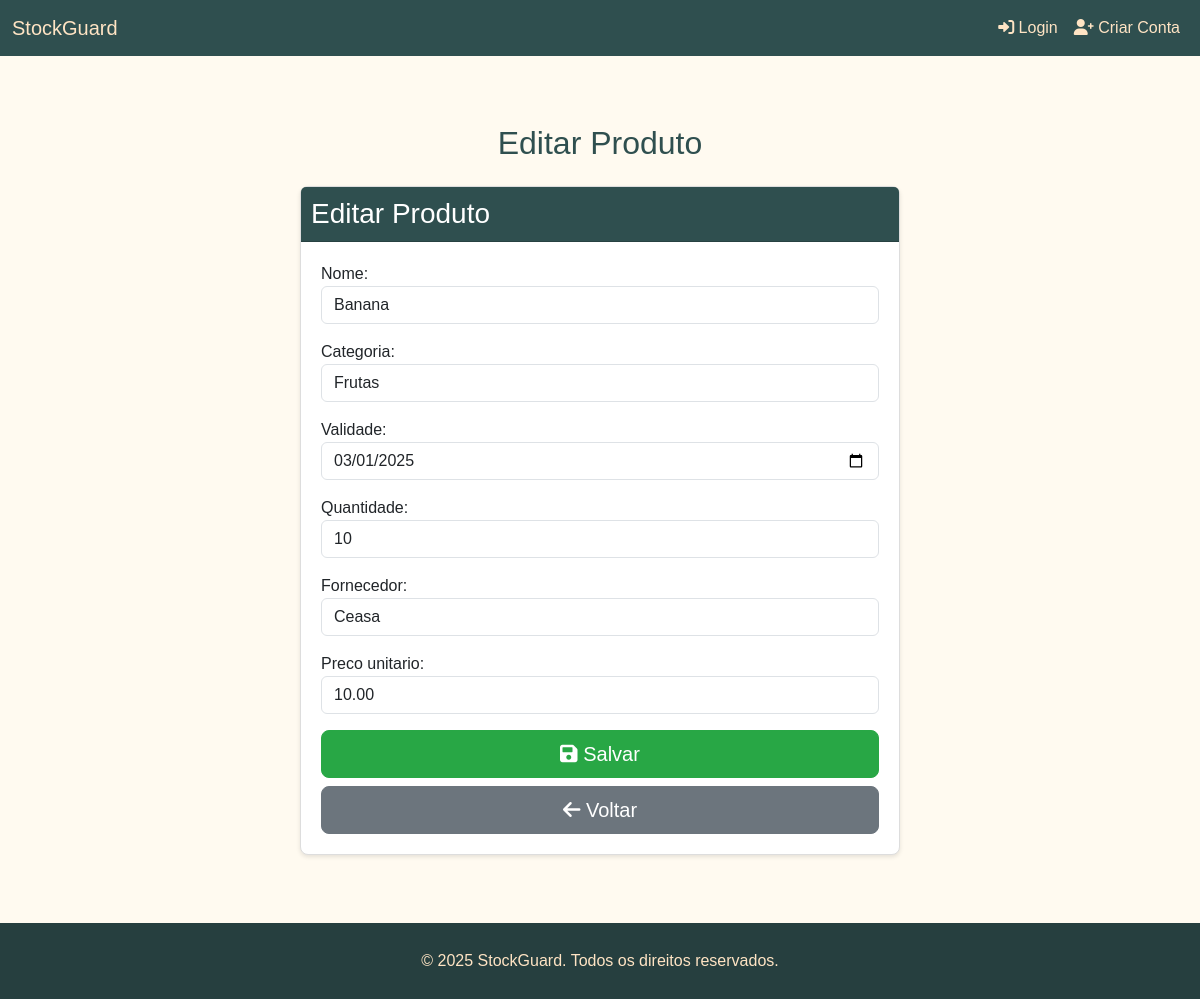
Page /estoque/editar/2/ on the earlier database version.
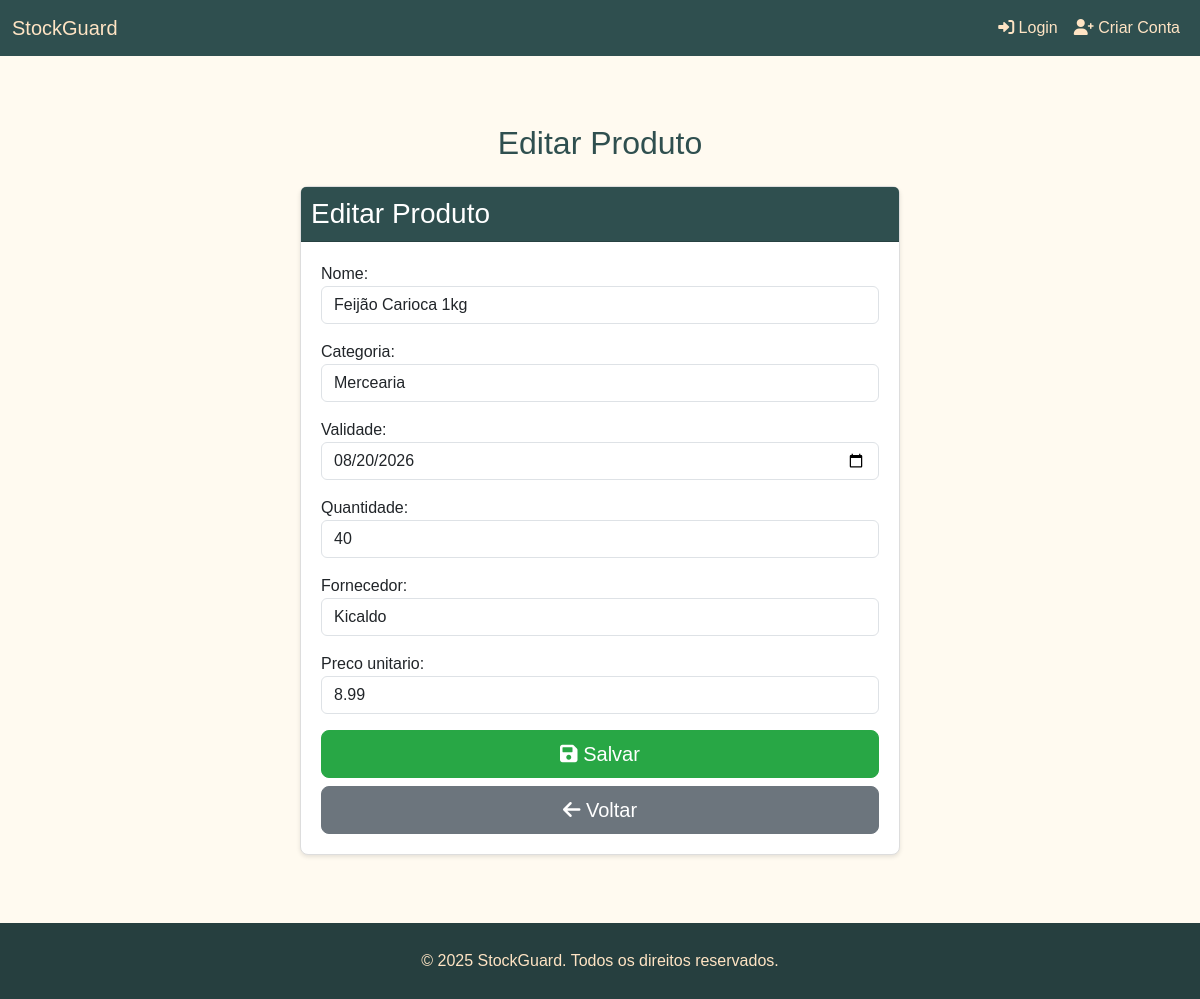
Same page on the later database version.
### estoque/models.py (models this page shows, shortened)
class Produto(models.Model):
    nome = models.CharField(max_length=100)
    categoria = models.CharField(max_length=50)
    validade = models.DateField()
    quantidade = models.IntegerField()
    fornecedor = models.CharField(max_length=100)
    preco_unitario = models.DecimalField(max_digits=10, decimal_places=2, default=0.0)

### estoque/views.py (the view)
# urls.py: path('editar/<int:id>/', views.editar_produto, name='editar_produto'),
def editar_produto(request, id):
    produto = get_object_or_404(Produto, id=id)
    if request.method == 'POST':
        form = ProdutoForm(request.POST, instance=produto)
        if form.is_valid():
            form.save()
            return redirect('lista_produtos')
    else:
        form = ProdutoForm(instance=produto)
    return render(request, 'estoque/editar_produto.html', {'form': form})

### estoque/forms.py
class ProdutoForm(forms.ModelForm):
    class Meta:
        model = Produto
        fields = ['nome', 'categoria', 'validade', 'quantidade', 'fornecedor', 'preco_unitario']
        widgets = {
            'nome': forms.TextInput(attrs={'class': 'form-control'}),
            'categoria': forms.TextInput(attrs={'class': 'form-control'}),
            'validade': forms.DateInput(attrs={'type': 'date', 'class': 'form-control'}),
            'quantidade': forms.NumberInput(attrs={'class': 'form-control'}),
            'fornecedor': forms.TextInput(attrs={'class': 'form-control'}),
            'preco_unitario': forms.NumberInput(attrs={'class': 'form-control', 'step': '0.01'}),  # Novo campo
        }

### templates/estoque/editar_produto.html (shortened to what this page needs)
{% extends 'base.html' %}
{% block content %}
<div class="container mt-5">
    <h2 class="text-center mb-4 custom-title" style="color: darkslategrey;">Editar Produto</h2>
    <div class="card mx-auto" style="max-width: 600px;">
        <div class="card-header text-white">
            <h3 class="card-title mb-0">Editar Produto</h3>
        </div>
        <div class="card-body">
            <form method="post">
                <div class="mb-3">
                    {{ form.as_p }}
                </div>
                <div class="d-grid gap-2">
                    <button type="submit" class="btn btn-success btn-lg">
                        <i class="fas fa-save"></i> Salvar
                    </button>
                    <a href="{% url 'lista_produtos' %}" class="btn btn-secondary btn-lg">
                        <i class="fas fa-arrow-left"></i> Voltar
                    </a>
                </div>
            </form>
        </div>
    </div>
</div>
{% endblock %}

Differences in the rows shown:
changed Produto: nome "Banana" → "Feijão Carioca 1kg"; categoria "Frutas" → "Mercearia"; validade "03/01/2025" → "08/20/2026"; quantidade "10" → "40"; fornecedor "Ceasa" → "Kicaldo"; preco_unitario "10.00" → "8.99"
